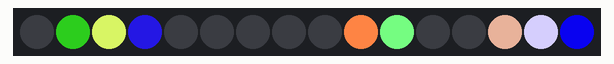
Simulated run of this program. Board: Arduino Mega 2560, built with avr-gcc and run on an emulated ATmega2560. On the bench: 16 RGB LEDs in strip order, left to right. Random numbers use the default seed unless the program sets one; what the program prints to the serial monitor is not drawn.

Above: at 0.06 s.
At 4.98 s:
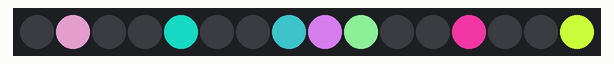
At 10.01 s:
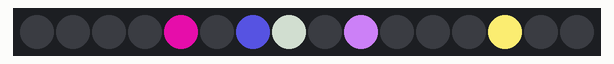
At 19.96 s:
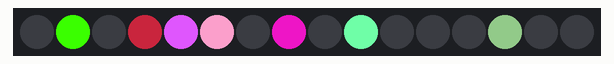
At 29.92 s:
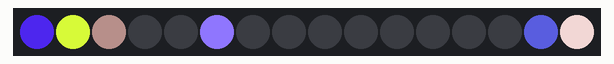
At 39.87 s:
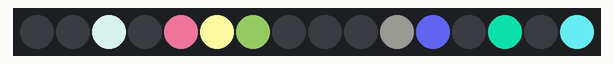

The program:

main.cpp
```cpp
/**
 * Blink
 *
 * Turns on an LED on for one second,
 * then off for one second, repeatedly.
 */
#include "Arduino.h"
#include "Adafruit_NeoPixel.h"

#define PIN 26
#define NUM_PIXELS 16

Adafruit_NeoPixel pixels(NUM_PIXELS, PIN, NEO_GRB + NEO_KHZ800);

void setup()
{
  Serial.begin(9600); // Start serial communication at 9600 baud
  while (!Serial) {
    ; // wait for serial port to connect. Needed for native USB port only
  }
  Serial.println("NeoPixel Blinkenlights Ready!"); // Print a message once ready

  pixels.begin(); // INITIALIZE NeoPixel str ip object (REQUIRED)
  pixels.show();  // Turn OFF all pixels ASAP
  randomSeed(analogRead(0)); // Seed the random number generator
}

void loop()
{
  // Iterate through each pixel
  for(int i=0; i<NUM_PIXELS; i++) {
    // Generate a random color
    // pixels.Color() takes RGB values, from 0,0,0 up to 255,255,255
    uint32_t randomColor = pixels.Color(random(256), random(256), random(256));

    // Decide randomly whether to turn the pixel on (with the random color) or off (black)
    if (random(2) == 1) { // 50% chance
        pixels.setPixelColor(i, randomColor);
    } else {
        pixels.setPixelColor(i, pixels.Color(0, 0, 0)); // Off
    }
  }
  pixels.show();   // Send the updated pixel colors to the hardware.

  delay(100); // Wait a bit before the next random pattern
}
```
